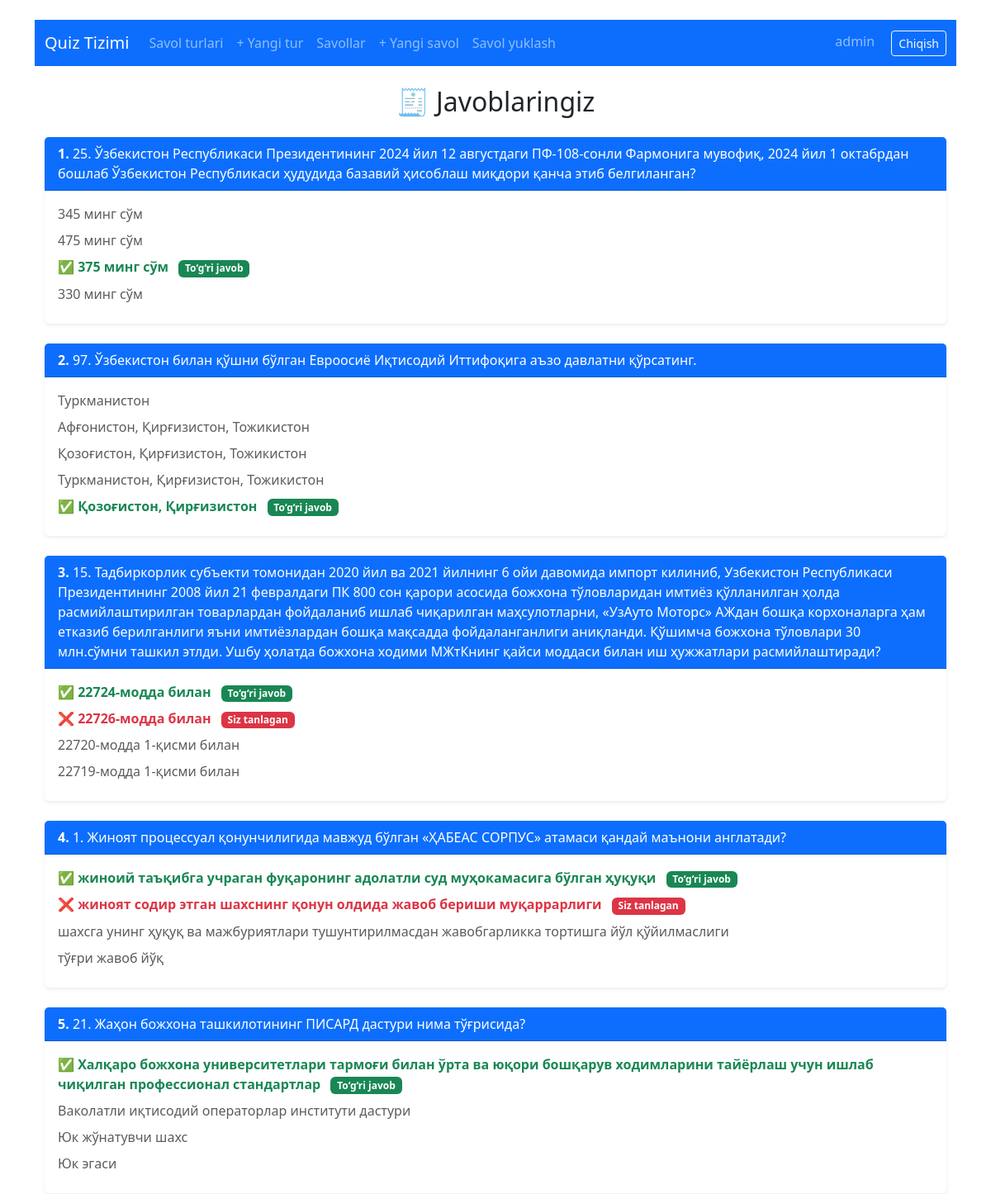
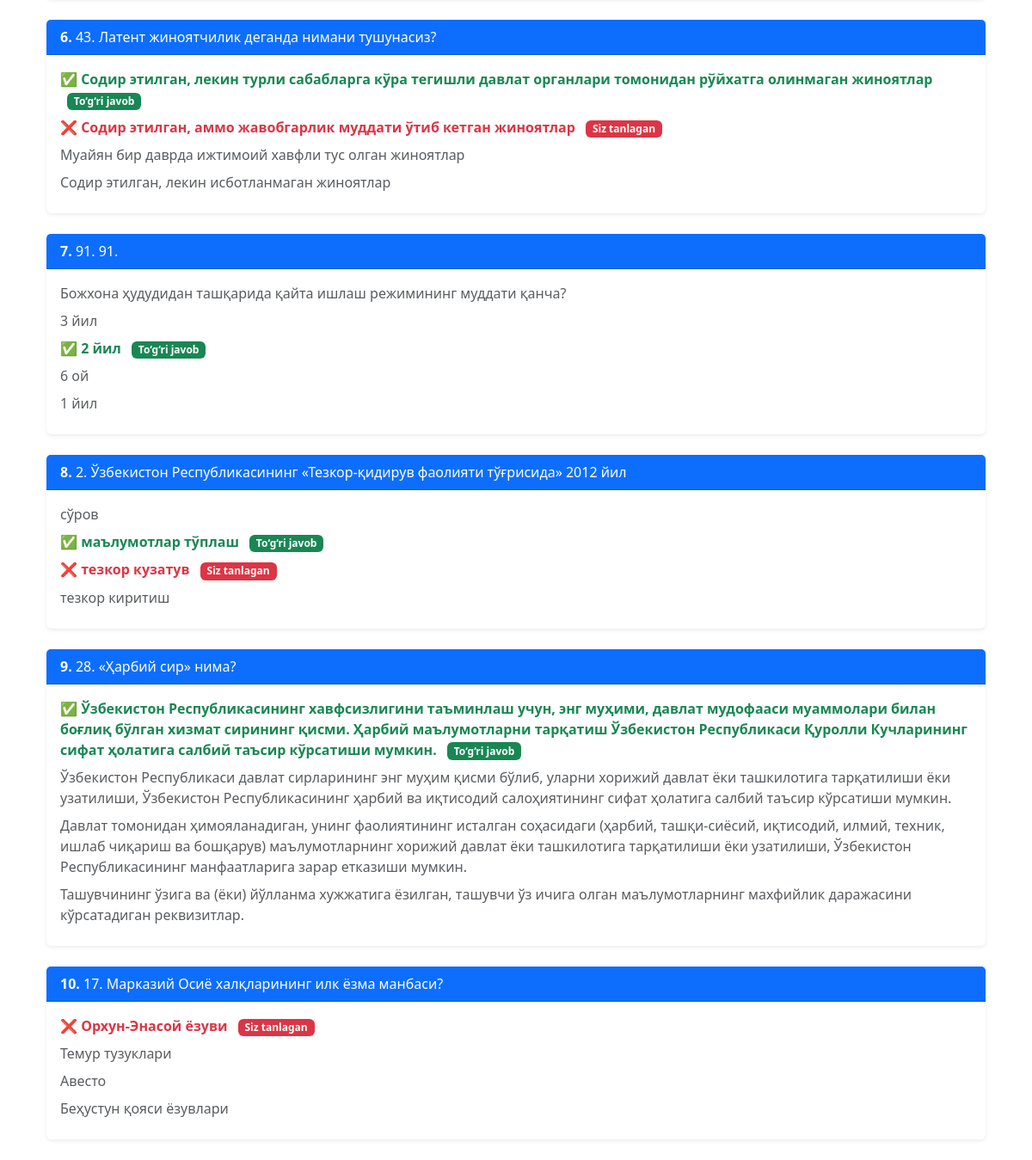
Screenshot of /quiz/result_users/2/ (signed in) with the database file from the repository (2 pictures, top to bottom).
### quiz/models.py (models this page shows, shortened)
class AnswerUsers(models.Model):
    user = models.ForeignKey(User, on_delete=models.CASCADE, related_name='answers_given')
    generate_quiz = models.ForeignKey(GenerateQuiz, on_delete=models.CASCADE, related_name='user_answers')
    question = models.ForeignKey(Question, on_delete=models.CASCADE, related_name='user_question_answers')
    answer = models.ForeignKey(Answer, on_delete=models.CASCADE, related_name='chosen_by_users')
    class Meta:
        unique_together = ('user', 'generate_quiz', 'question', 'answer')

class Question(models.Model):
    quiz_type = models.ForeignKey(QuizType, on_delete=models.CASCADE, related_name='questions')
    name = models.CharField(max_length=1000)
    is_active = models.BooleanField(default=True)
    is_multiple_choice = models.BooleanField(default=False)
    def __str__(self):
        return self.name

class Answer(models.Model):
    question = models.ForeignKey(Question, on_delete=models.CASCADE, related_name='answers')
    name = models.CharField(max_length=1000)
    is_active = models.BooleanField(default=True)
    is_correct = models.BooleanField(default=False)

### quiz/views.py (the view)
# urls.py: path('result_users/<str:test>/', views.result_users, name='result_users'),
def result_users(request, test):
    user = request.user
    my_tests = (
        AnswerUsers.objects
        .filter(user=user, generate_quiz=test)
        .select_related('question', 'answer')
        .order_by('-id')
    )
    question_ids = my_tests.values_list('question_id', flat=True)
    answer = Answer.objects.filter(question_id__in=question_ids)
    context = {
        'user': user,
        'my_tests': my_tests,
        'answer': answer,
    }
    return render(request, 'quiz/result_users.html', context)

### quiz/templates/quiz/result_users.html (shortened to what this page needs)
{% extends 'quiz/base.html' %}
{% block content %}
<div class="container mt-4">
    <h2 class="text-center mb-4">🧾 Javoblaringiz</h2>
    {% for test in my_tests %}
        <div class="card shadow-sm mb-4 border-0">
            <div class="card-header bg-primary text-white d-flex justify-content-between align-items-center">
                <span><b>{{ forloop.counter }}.</b> {{ test.question }}</span>
            </div>
            <div class="card-body">
                {% for ans in answer %}
                    {% if test.question == ans.question %}
                        {% if ans.is_correct %}
                            <p class="mb-2">
                                ✅ <b class="text-success">{{ ans.name }}</b>
                                <span class="badge bg-success ms-2">To‘g‘ri javob</span>
                            </p>
                        {% elif test.answer == ans %}
                            <p class="mb-2">
                                ❌ <b class="text-danger">{{ ans.name }}</b>
                                <span class="badge bg-danger ms-2">Siz tanlagan</span>
                            </p>
                        {% else %}
                            <p class="mb-2 text-muted">{{ ans.name }}</p>
                        {% endif %}
                    {% endif %}
                {% endfor %}
            </div>
        </div>
    {% empty %}
        <div class="alert alert-info text-center">
            Sizda hozircha hech qanday test natijalari yo‘q.
        </div>
    {% endfor %}
</div>
{% endblock %}

### quiz/templates/quiz/navbar.html
<nav class="navbar navbar-expand-lg navbar-dark bg-primary mb-4">
    <div class="container-fluid">
        <a class="navbar-brand" href="{% url 'home' %}">Quiz Tizimi</a>
        <div class="navbar-nav">
            <a class="nav-link" href="{% url 'quiztype_list' %}">Savol turlari</a>
            {% if user.is_superuser %}
                <a class="nav-link" href="{% url 'quiztype_create' %}">+ Yangi tur</a>
            {% endif %}
        </div>
        <div class="navbar-nav">
            <a class="nav-link" href="{% url 'question_list' %}">Savollar</a>
            {% if user.is_superuser %}
                <a class="nav-link" href="{% url 'question_create' %}">+ Yangi savol</a>
                <a class="nav-link" href="{% url 'upload_quiz_from_word' %}">Savol yuklash</a>
            {% endif %}
        </div>
        <div class="ms-auto">
            {% if user.is_authenticated %}
                <span class="navbar-text me-3">{{ user.username }}</span>
                <a href="{% url 'logout' %}" class="btn btn-outline-light btn-sm">Chiqish</a>
            {% else %}
                <a href="{% url 'login' %}" class="btn btn-outline-light btn-sm">Kirish</a>
            {% endif %}
        </div>
    </div>
</nav>

### rows the page displays
AnswerUsers: question "25. Ўзбекистон Республикаси Президентининг 2024 йил 12 августдаги ПФ-108-сонли Фармонига мувофиқ, 2024 йил 1 октабрдан бошлаб Ўзбекистон Республикаси ҳудудида базавий ҳисоблаш миқдори қанча этиб белгиланган?"
Answer: name "345 минг сўм"
Answer: name "475 минг сўм"
Answer: name "375 минг сўм"
Answer: name "330 минг сўм"
AnswerUsers: question "97. Ўзбекистон билан қўшни бўлган Евроосиё Иқтисодий Иттифоқига аъзо давлатни қўрсатинг."
AnswerUsers: question "15. Тадбиркорлик субъекти томонидан 2020 йил ва 2021 йилнинг 6 ойи давомида импорт килиниб, Узбекистон Республикаси Президентининг 2008 йил 21 февралдаги ПК 800 сон қарори асосида божхона тўловларидан имтиёз қўлланилган ҳолда расмийлаштирилган товарлардан фойдаланиб ишлаб чиқарилган маҳсулотларни, «УзАуто Моторс» АЖдан бошқа корхоналарга ҳам етказиб берилганлиги яъни имтиёзлардан бошқа мақсадда фойдаланганлиги аниқланди. Қўшимча божхона тўловлари 30 млн.сўмни ташкил этлди. Ушбу ҳолатда божхона ходими МЖтКнинг қайси моддаси билан иш ҳужжатлари расмийлаштиради?"
AnswerUsers: question "1. Жиноят процессуал қонунчилигида мавжуд бўлган «ҲАБEАС CОРПУС» атамаси қандай маънони англатади?"
AnswerUsers: question "21. Жаҳон божхона ташкилотининг ПИCАРД дастури нима тўғрисида?"
Answer: name "Халқаро божхона университетлари тармоғи билан ўрта ва юқори бошқарув ходимларини тайёрлаш учун ишлаб чиқилган профессионал стандартлар"
Answer: name "Ваколатли иқтисодий операторлар институти дастури"
Answer: name "Юк жўнатувчи шахс"
Answer: name "Юк эгаси"
AnswerUsers: question "43. Латент жиноятчилик деганда нимани тушунасиз?"
AnswerUsers: question "91. 91."
Answer: name "Божхона ҳудудидан ташқарида қайта ишлаш режимининг муддати қанча?"
Answer: name "3 йил"
Answer: name "2 йил"
Answer: name "6 ой"
Answer: name "1 йил"
AnswerUsers: question "2. Ўзбекистон Республикасининг «Тезкор-қидирув фаолияти тўғрисида» 2012 йил"
Answer: name "сўров"
Answer: name "маълумотлар тўплаш"
Answer: name "тезкор кузатув"
Answer: name "тезкор киритиш"
AnswerUsers: question "28. «Ҳарбий сир» нима?"
AnswerUsers: question "17. Mарказий Осиё халқларининг илк ёзма манбаси?"

### other values shown
{{ user.username }} "admin"
